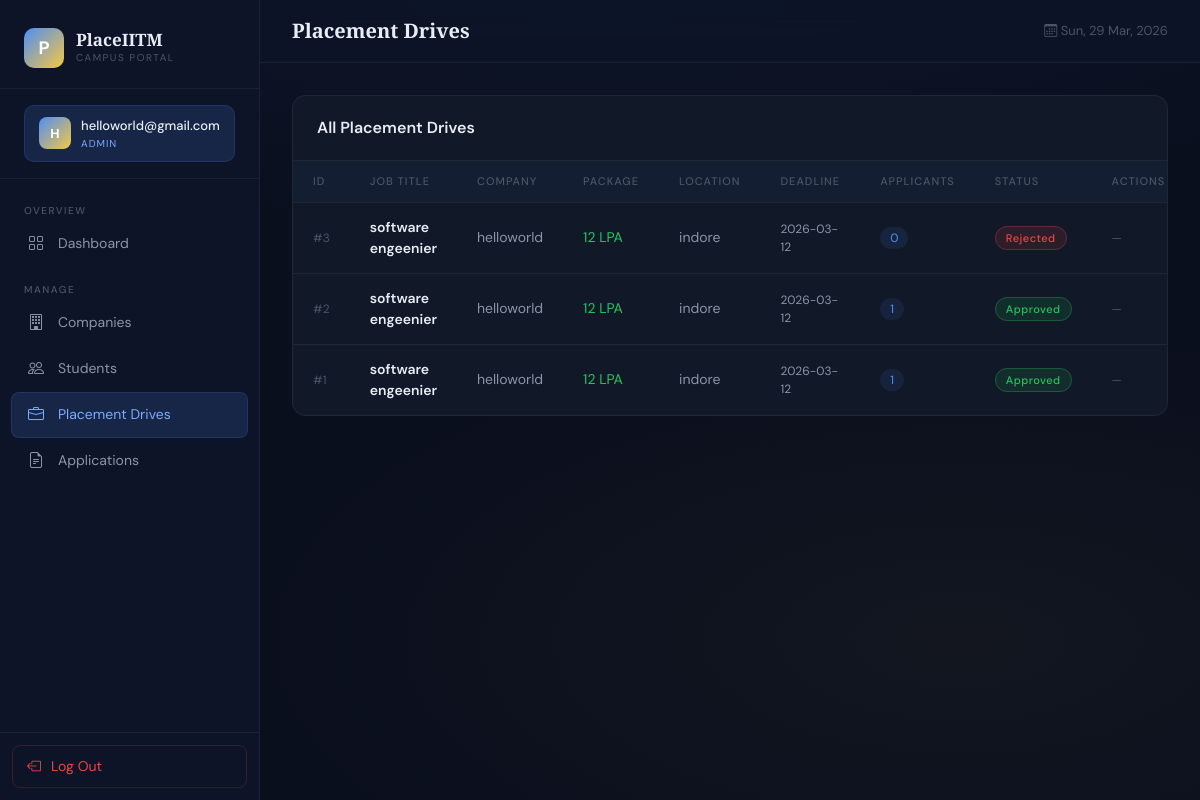
Page /admin/drives (signed in) on the committed database.
### tables this page shows
CREATE TABLE companies (
            id INTEGER PRIMARY KEY AUTOINCREMENT,
            company_name TEXT NOT NULL,
            email TEXT UNIQUE NOT NULL,
            password TEXT NOT NULL,
            hr_contact TEXT,
            website TEXT,
            industry TEXT,
            description TEXT,
            approval_status TEXT DEFAULT 'pending',
            created_at DATETIME DEFAULT CURRENT_TIMESTAMP
        );

CREATE TABLE placement_drives (
            id INTEGER PRIMARY KEY AUTOINCREMENT,
            company_id INTEGER NOT NULL,
            job_title TEXT NOT NULL,
            job_description TEXT,
            eligibility_criteria TEXT,
            application_deadline TEXT,
            package TEXT,
            location TEXT,
            status TEXT DEFAULT 'pending',
            created_at DATETIME DEFAULT CURRENT_TIMESTAMP,
            FOREIGN KEY (company_id) REFERENCES companies(id) ON DELETE CASCADE
        );

### app.py (the view)
@app.route('/admin/drives')
@login_required
@admin_required
def admin_drives():
    db = get_db()
    drives = db.execute('''SELECT pd.*, c.company_name,
                           (SELECT COUNT(*) FROM applications WHERE drive_id=pd.id) as applicant_count
                           FROM placement_drives pd
                           JOIN companies c ON pd.company_id=c.id
                           ORDER BY pd.id DESC''').fetchall()
    return render_template('admin/drives.html', drives=drives)

### database.py (called while the page is built)
def get_db():
    db = sqlite3.connect(DATABASE)
    db.row_factory = sqlite3.Row
    db.execute("PRAGMA foreign_keys = ON")
    return db

### utils.py (called while the page is built)
def login_required(f):
    @wraps(f)
    def decorated(*args, **kwargs):
        if 'user_id' not in session:
            flash('Please log in to continue.', 'warning')
            return redirect(url_for('login'))
        return f(*args, **kwargs)
    return decorated

def admin_required(f):
    @wraps(f)
    def decorated(*args, **kwargs):
        if session.get('role') != 'admin':
            flash('Admin access required.', 'danger')
            return redirect(url_for('login'))
        return f(*args, **kwargs)
    return decorated

### templates/admin/drives.html (shortened to what this page needs)
{% extends 'base.html' %}
{% block page_title %}Placement Drives{% endblock %}
{% block content %}
<div class="data-card">
    <div class="data-card-header">
        <div class="data-card-title">All Placement Drives</div>
    </div>
    {% if drives %}
    <table class="custom-table">
        <thead>
            <tr>
                <th>ID</th>
                <th>Job Title</th>
                <th>Company</th>
                <th>Package</th>
                <th>Location</th>
                <th>Deadline</th>
                <th>Applicants</th>
                <th>Status</th>
                <th>Actions</th>
            </tr>
        </thead>
        <tbody>
            {% for d in drives %}
            <tr>
                <td style="color:var(--text-muted);font-size:12px">#{{ d.id }}</td>
                <td style="color:var(--text-primary);font-weight:600">{{ d.job_title }}</td>
                <td>{{ d.company_name }}</td>
                <td style="color:var(--green)">{{ d.package or '—' }}</td>
                <td>{{ d.location or '—' }}</td>
                <td style="font-size:12px">{{ d.application_deadline or '—' }}</td>
                <td>
                    <span style="background:rgba(79,142,247,0.1);color:var(--accent);padding:3px 10px;border-radius:20px;font-size:12px">
                        {{ d.applicant_count }}
                    </span>
                </td>
                <td><span class="badge-custom badge-{{ d.status }}">{{ d.status.title() }}</span></td>
                <td>
                    <div style="display:flex;gap:6px">
                        {% if d.status == 'pending' %}
                        <form method="POST" action="{{ url_for('admin_drive_action', did=d.id) }}" style="display:inline">
                            <input type="hidden" name="action" value="approve">
                            <button type="submit" class="btn-success-ghost"><i class="bi bi-check-lg"></i> Approve</button>
                        </form>
                        <form method="POST" action="{{ url_for('admin_drive_action', did=d.id) }}" style="display:inline">
                            <input type="hidden" name="action" value="reject">
                            <button type="submit" class="btn-danger-ghost"><i class="bi bi-x-lg"></i> Reject</button>
                        </form>
                        {% else %}
                        <span style="font-size:12px;color:var(--text-muted)">—</span>
                        {% endif %}
                    </div>
                </td>
            </tr>
            {% endfor %}
        </tbody>
    </table>
    {% else %}
    <div style="padding:60px;text-align:center;color:var(--text-muted)">
        <i class="bi bi-briefcase" style="font-size:48px;display:block;margin-bottom:16px"></i>
        No placement drives found
    </div>
    {% endif %}
</div>
{% endblock %}

### templates/base.html (shortened to what this page needs)
<!DOCTYPE html>
<html lang="en">
<head>
    <link href="https://cdn.jsdelivr.net/npm/bootstrap@5.3.0/dist/css/bootstrap.min.css" rel="stylesheet">
    <link rel="stylesheet" href="https://cdn.jsdelivr.net/npm/bootstrap-icons@1.11.0/font/bootstrap-icons.css">
    <link rel="stylesheet" href="{{ url_for('static', filename='css/style.css') }}">
</head>
<body>
    {% if session.user_id %}
    <nav class="sidebar">
        <div class="sidebar-brand">
            <a href="/" class="brand-logo">
                <div class="brand-icon">P</div>
                <div class="brand-text">
                    <span class="brand-name">PlaceIITM</span>
                    <span class="brand-sub">Campus Portal</span>
                </div>
            </a>
        </div>
        <div class="sidebar-user">
            <div class="user-pill">
                <div class="user-avatar">{{ session.name[0].upper() }}</div>
                <div class="user-info">
                    <div class="user-name">{{ session.name[:20] }}</div>
                    <div class="user-role">{{ session.role }}</div>
                </div>
            </div>
        </div>
        <div class="sidebar-nav">
            {% if session.role == 'admin' %}
            <div class="nav-section-label">Overview</div>
            <a href="{{ url_for('admin_dashboard') }}" class="nav-item-link {% if request.endpoint == 'admin_dashboard' %}active{% endif %}">
                <i class="bi bi-grid"></i> Dashboard
            </a>
            <div class="nav-section-label" style="margin-top:8px">Manage</div>
            <a href="{{ url_for('admin_companies') }}" class="nav-item-link {% if request.endpoint == 'admin_companies' %}active{% endif %}">
                <i class="bi bi-building"></i> Companies
            </a>
            <a href="{{ url_for('admin_students') }}" class="nav-item-link {% if request.endpoint == 'admin_students' %}active{% endif %}">
                <i class="bi bi-people"></i> Students
            </a>
            <a href="{{ url_for('admin_drives') }}" class="nav-item-link {% if request.endpoint == 'admin_drives' %}active{% endif %}">
                <i class="bi bi-briefcase"></i> Placement Drives
            </a>
            <a href="{{ url_for('admin_applications') }}" class="nav-item-link {% if request.endpoint == 'admin_applications' %}active{% endif %}">
                <i class="bi bi-file-earmark-text"></i> Applications
            </a>
            {% endif %}
        </div>
        <div class="sidebar-footer">
            <form action="{{ url_for('logout') }}" method="get">
                <button type="submit" class="logout-btn">
                    <i class="bi bi-box-arrow-left"></i> Log Out
                </button>
            </form>
        </div>
    </nav>
    <div class="main-wrapper">
        <div class="topbar">
            <div class="topbar-title">{% block page_title %}Dashboard{% endblock %}</div>
            <div class="topbar-right">
                <span style="font-size:13px; color: var(--text-muted);">
                    <i class="bi bi-calendar3"></i>
                    <span id="current-date"></span>
                </span>
            </div>
        </div>
        <div class="content-area">
            {% block content %}{% endblock %}
        </div>
    </div>
    {% else %}
    <div class="public-layout">
        {% block public_content %}{% endblock %}
    </div>
    {% endif %}
</body>
</html>

### rows in the picture
companies: email "helloworld@gmail.com"
placement_drives: id "3", job_title "software engeenier", company_name "helloworld", package "12 LPA", location "indore", application_deadline "2026-03-12", applicant_count "0", status "Rejected"
placement_drives: id "2", job_title "software engeenier", company_name "helloworld", package "12 LPA", location "indore", application_deadline "2026-03-12", applicant_count "1", status "Approved"
placement_drives: id "1", job_title "software engeenier", company_name "helloworld", package "12 LPA", location "indore", application_deadline "2026-03-12", applicant_count "1", status "Approved"

### other values in the picture
{{ session.name[0].upper() }} "H"
{{ session.role }} "ADMIN"
